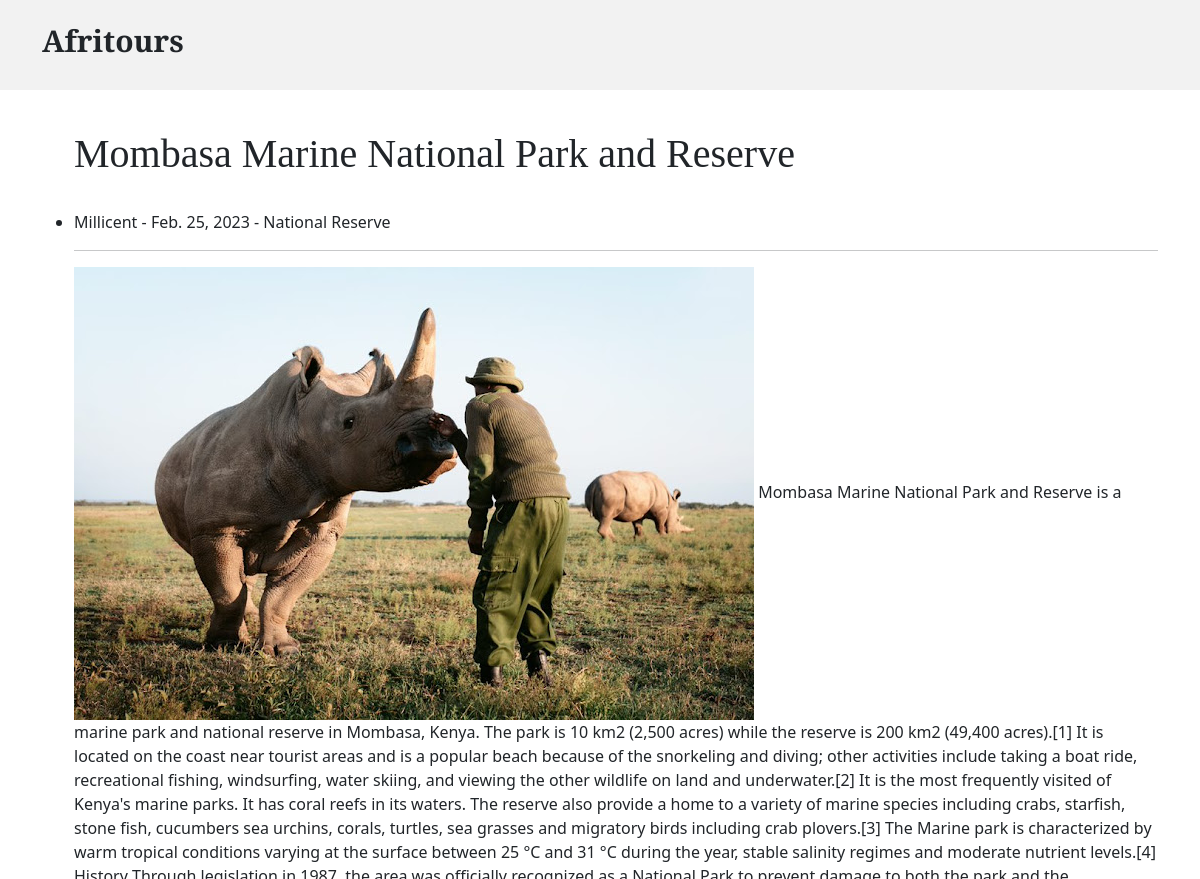
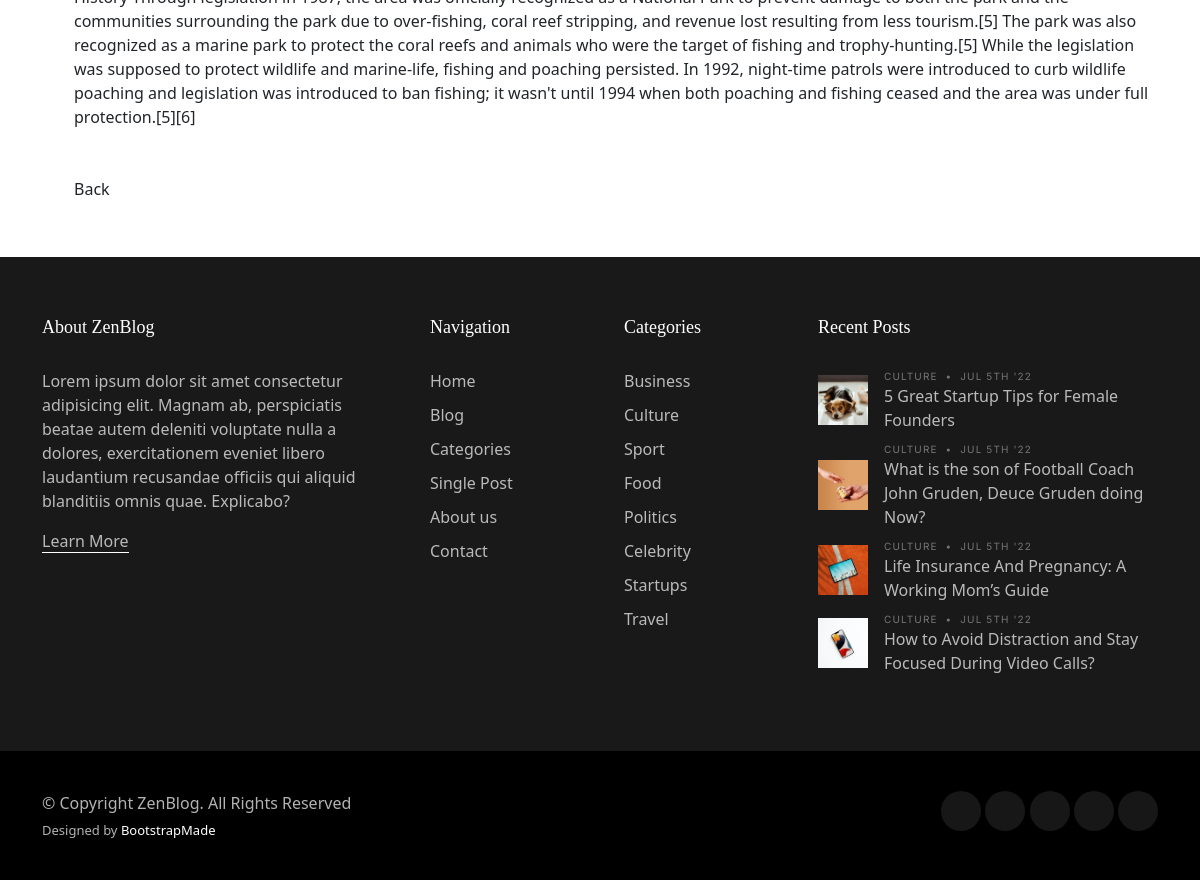
The app's page /article/10 with its own data (2 pictures, top to bottom).
### tours/models.py (models this page shows, shortened)
class Post (models.Model):
    title = models.CharField(max_length=250)
    title_tag = models.CharField(max_length=250, blank=True, null=True)
    author = models.ForeignKey(User, on_delete=models.CASCADE)
    body = models.TextField()
    post_date = models.DateField(auto_now_add=True)
    image = models.ImageField(null=True, blank=True, upload_to='tours/image')
    country = models.CharField(max_length=250, null=True, blank=True)
    category = models.ForeignKey(Category, on_delete=models.PROTECT, default=1)

class Category(models.Model):
    name = models.CharField(max_length=255)
    def __str__(self):
        return self.name

### tours/views.py (the view)
# urls.py: path("article/<int:pk>", DetailView.as_view(), name="article_detail"),
class DetailView(DetailView):
    model = Post
    template_name = 'tours/detail.html'

### templates/tours/detail.html (shortened to what this page needs)
{% extends 'tours/index.html'%}
{% load static %}
{% block main %}
<div>
    <ul>
        <h1>{{post.title}}</h1>
        <br>
        <li>{{post.author.first_name}}  - {{post.post_date}} - {{post.category}} </li>
        <hr>
        <div>
            <img src="{{post.image.url}}" alt="" class="">
            {{post.body}}
        </div>
        <br>
        <br>
        <a href="{% url 'home' %}">Back</a>
    </ul>
</div>
{% endblock %}

### static/assets/css/variables.css (style rules this page uses)
:root { --font-default: 'EB Garamond', system-ui, -apple-system, "Segoe UI", Roboto, "Helvetica Neue", Arial, "Noto Sans", "Liberation Sans", sans-serif, "Apple Color Emoji", "Segoe UI Emoji", "Segoe UI Symbol", "Noto Color Emoji"; --font-primary: 'EB Garamond', serif; --font-secondary: 'Inter', sans-serif; --color-default: #212529; --color-default-rgb: 33, 37, 41; --color-links: #212529; --color-links-hover: #15171a; --color-primary: #212529; --color-primary-light: #26282c; --color-primary-dark: #0b0c0e; --color-primary-rgb: 33, 37, 41; --color-primary-light-rgb: 38, 40, 44; --color-primary-dark-rgb: 11, 12, 14; --color-secondary: #596d80; --color-secondary-light: #8498aa; --color-secondary-dark: #404f5c; --color-secondary-rgb: 89, 109, 128; --color-secondary-light-rgb: 132, 152, 170; --color-secondary-dark-rgb: 64, 79, 92; --color-blue: #0d6efd; --color-blue-rgb: 13, 110, 253; --color-indigo: #6610f2; --color-indigo-rgb: 102, 16, 242; --color-purple: #6f42c1; --color-purple-rgb: 111, 66, 193; --color-pink: #f3268c; --color-pink-rgb: 243, 38, 140; --color-red: #df1529; --color-red-rgb: 223, 21, 4; --color-orange: #fd7e14; --color-orange-rgb: 253, 126, 20; --color-yellow: #ffc107; --color-yellow-rgb: 255, 193, 7; --color-green: #059652; --color-green-rgb: 5, 150, 82; --color-teal: #20c997; --color-teal-rgb: 32, 201, 151; --color-cyan: #0dcaf0; --color-cyan-rgb: 13, 202, 240; --color-white: #ffffff; --color-white-rgb: 255, 255, 255; --color-gray: #6c757d; --color-gray-rgb: 108, 117, 125; --color-black: #000000; --color-black-rgb: 0, 0, 0; }
:root { --bs-blue: var(--color-blue); --bs-indigo: var(--color-indigo); --bs-purple: var(--color-purple); --bs-pink: var(--color-pink); --bs-red: var(--color-red); --bs-orange: var(--color-orange); --bs-yellow: var(--color-yellow); --bs-green: var(--color-green); --bs-teal: var(--color-teal); --bs-cyan: var(--color-cyan); --bs-white: var(--color-white); --bs-gray: var(--color-gray); --bs-gray-dark: #343a40; --bs-gray-100: #f8f9fa; --bs-gray-200: #e9ecef; --bs-gray-300: #dee2e6; --bs-gray-400: #ced4da; --bs-gray-500: #adb5bd; --bs-gray-600: #6c757d; --bs-gray-700: #495057; --bs-gray-800: #343a40; --bs-gray-900: #212529; --bs-primary: var(--color-blue); --bs-secondary: var(--color-blue); --bs-success: #198754; --bs-info: #0dcaf0; --bs-warning: #ffc107; --bs-danger: #dc3545; --bs-light: #f8f9fa; --bs-dark: #212529; --bs-primary-rgb: var(--color-primary-rgb); --bs-secondary-rgb: var(--color-secondary-rgb); --bs-success-rgb: 25, 135, 84; --bs-info-rgb: 13, 202, 240; --bs-warning-rgb: 255, 193, 7; --bs-danger-rgb: 220, 53, 69; --bs-light-rgb: 248, 249, 250; --bs-dark-rgb: 33, 37, 41; --bs-white-rgb: var(--color-white-rgb); --bs-black-rgb: var(--color-black-rgb); --bs-body-color-rgb: var(--color-default-rgb); --bs-body-bg-rgb: 255, 255, 255; --bs-font-sans-serif: var(--font-default); --bs-font-monospace: SFMono-Regular, Menlo, Monaco, Consolas, "Liberation Mono", "Courier New", monospace; --bs-gradient: linear-gradient(180deg, rgba(255, 255, 255, 0.15), rgba(255, 255, 255, 0)); --bs-body-font-family: var(--font-default); --bs-body-font-size: 1rem; --bs-body-font-weight: 400; --bs-body-line-height: 1.5; --bs-body-color: var(--color-default); --bs-body-bg: #fff; }

### static/assets/css/main.css (style rules this page uses)
:root { scroll-behavior: smooth; }
body { color: rgba(var(--color-primary-rgb), 1); }
a { color: var(--color-links); text-decoration: none; }
h1, h2, h3, h4, h5, h6 { font-family: var(--font-primary); }

### records on screen
Post: title "Mombasa Marine National Park and Reserve", author.first_name "Millicent", post_date "Feb. 25, 2023", category "National Reserve", image (picture), body "Mombasa Marine National Park and Reserve is a marine park and national reserve in Mombasa, Kenya. The park is 10 km2 (2,500 acres) while the reserve is 200 km2 (49,400 acres).[1] It is located on the coast near tourist areas and is a popular beach because of the snorkeling and diving; other activities include taking a boat ride, recreational fishing, windsurfing, water skiing, and viewing the other wildlife on land and underwater.[2] It is the most frequently visited of Kenya's marine parks. It has coral reefs in its waters. The reserve also provide a home to a variety of marine species including crabs, starfish, stone fish, cucumbers sea urchins, corals, turtles, sea grasses and migratory…"
